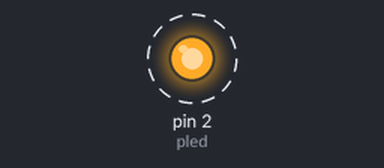
This sketch was run on a simulated Arduino Uno, built with avr-gcc and run on an emulated ATmega328P. Parts: output pins drawn as LEDs (lit = HIGH). Dashed ring = blinking.

Above: at 0.2 s.
Timing chart, 0 to 3.0 s (numbered marks = the images above):
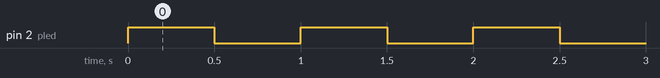

Measured:
- by itself, pin 2 (pled): alternates HIGH for 0.50 s and LOW for 0.50 s

The sketch:

aula03-led.ino
```cpp
int pled=2;


void setup()
{
  pinMode(pled,OUTPUT);
  digitalWrite(pled,LOW);
}

void loop()
{
  digitalWrite(pled,!digitalRead(pled));
  delay(500);
}
```
